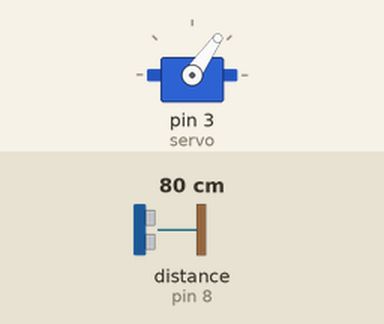
Bench run of a sketch on a simulated Arduino Uno, built with avr-gcc and run on an emulated ATmega328P. Shown: servo. Wiring (inferred from the names in the program): ultrasonic range finder: trigger pin 9; echo pin 8. Inputs (shaded band) come from the test bench; at power-on: distance to the obstacle (sensor on pin 8) 80 cm. The echo pulse lasts 58.3 µs per cm.

Above: at 0.15 s.
At 1.2 s:
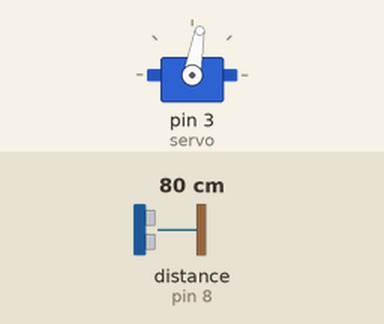
1.3 s: distance to the obstacle (sensor on pin 8) set to 2 cm
At 1.69 s:
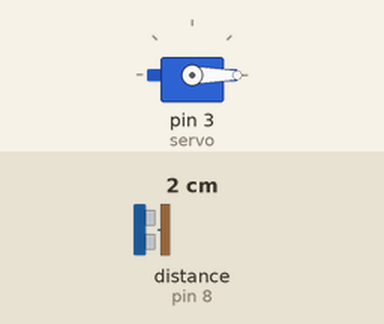
Timing chart, 0 to 13.3 s (numbered marks = the images above; inputs shaded):
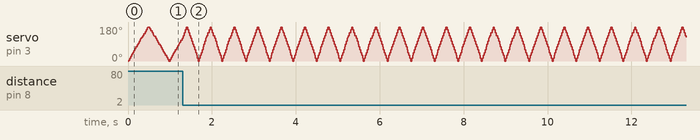

The sketch:

Servo_ultrasons.ino
```cpp
#include <Servo.h>
#include <HCSR04.h>
#include <SoftwareSerial.h>
SoftwareSerial mySerial(10, 11); // RX, TX

byte trig = 9;
byte echo = 8;
Servo servo;
int angle=0;

long readUltrasonic() {
  digitalWrite(trig, LOW);
  delayMicroseconds(2);
  digitalWrite(trig, HIGH);
  delayMicroseconds(10);
  digitalWrite(trig, LOW);
  long duration = pulseIn(echo, HIGH, 20000); // 20 ms màxim
  long distance = duration * 0.034 / 2;       // cm
  return distance;
}

void setup() {
  pinMode(trig, OUTPUT);
  pinMode(echo, INPUT);
  Serial.begin(9600);
  mySerial.begin(9600);
  servo.attach(3);

}

void loop() {
  for(angle=0; angle<=180; angle+=5){
    servo.write(angle);

    long distance = readUltrasonic();
    mySerial.print(angle);
    mySerial.print(",");
    mySerial.println(distance);
  }

  for(angle=180; angle>=0; angle-=5){
    servo.write(angle);

    long distance = readUltrasonic();
    mySerial.print(angle);
    mySerial.print(",");
    mySerial.println(distance);
  }

}
```
